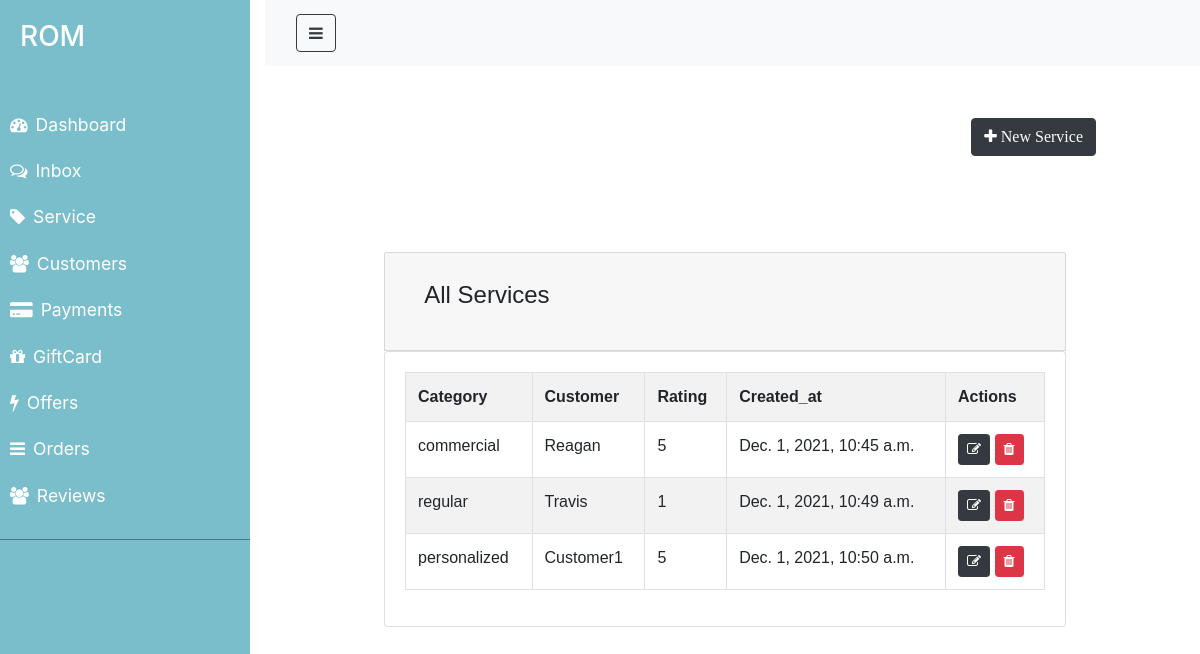
The app's page /service/, older data.
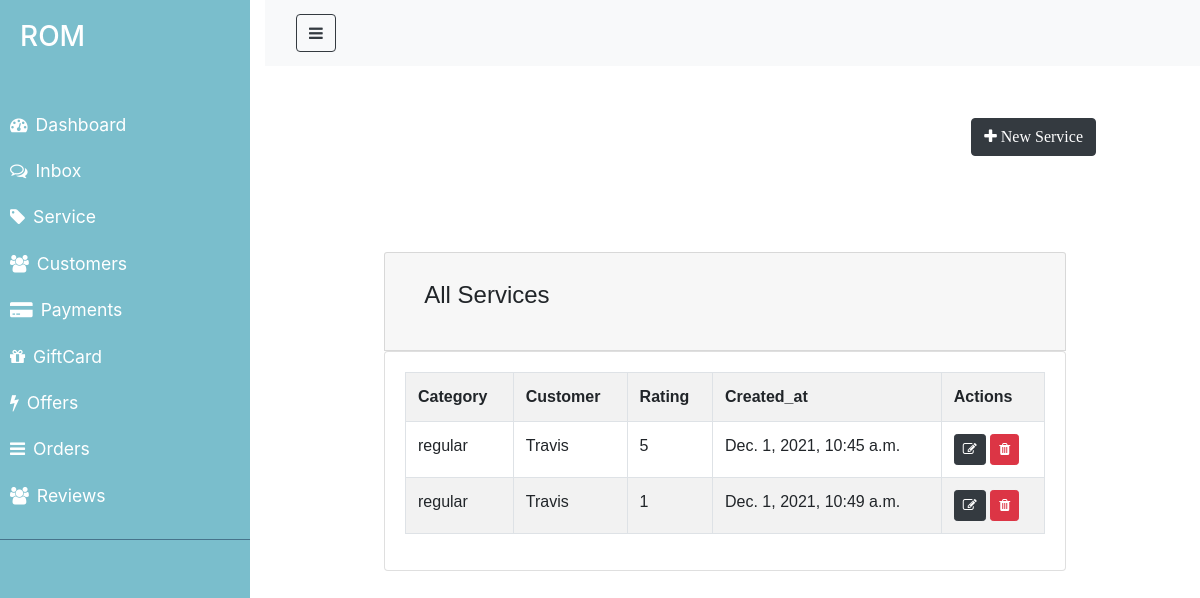
The same page, newer data.
### ROM/models.py (models this page shows, shortened)
class Service(models.Model):
    CATEGORY=(
        ('regular', 'regular'),
        ('commercial', 'commercial'),
        ('personalized','personalized'),
    )
    category=models.CharField(max_length=100, null=False, blank=False,choices=CATEGORY, default='regular')
    description=models.TextField(null=False, blank=False)
    customer_id=models.ForeignKey('Customer',on_delete=models.CASCADE, blank=True,null=True)
    rating=models.IntegerField(null=True, blank=True)
    created_at=models.DateTimeField(auto_now_add=True)
    updated_at= models.DateTimeField(auto_now=True)

class Customer(models.Model):
    name=models.CharField(max_length=100, null=False, blank=False)
    email=models.CharField(max_length=100, null=False, blank=False)
    phone_number=models.IntegerField(null= True, blank= True)
    created_at=models.DateTimeField(auto_now_add=True)
    def __str__(self):
        return self.name

### ROM/views.py (the view)
# urls.py: path('service/', views.service, name="service"),
def service(request):
   service = Service.objects.all()
   context={'service': service}
   return render(request, 'ROM/admin/service.html', context)

### ROM/templates/ROM/admin/service.html (shortened to what this page needs)
{% extends 'ROM/admin/layouts/admin_master.html' %}
{% block content %}
<div class= "container ">
    <div class="row  justify-content-end my-5">
        <div class="row my-5">
            <button class="btn btn-dark ml-auto" data-toggle="modal"
                data-target="#paymentModal">
                <i class ="fa fa-plus" aria-hidden="true"> New Service </i>
            </button>
        </div>
    </div>
        <div class="row justify-content-center my-5">
            <div class="col-lg-12 ">
                <div class=" card card-header">
                    <h4 class="card-title">All Services</h4>
                </div>
                <div class="card card-body d-flex">
                    <table  class="table table-hover table-bordered table-striped">
                        <tr>
                            <th>Category</th>
                            <th>Customer</th>
                            <th>Rating</th>
                            <th>Created_at</th>
                            <th>Actions</th>
                        </tr>
                        {% for service in service %}
                            <tr>
                                <td>{{service.category}}</td>
                                <td>{{service.customer_id}}</td>
                                <td>{{service.rating}}</td>
                                <td>{{service.created_at}}</td>
                                <td>
                                    <a href="{% url 'update_service' service.id %}"
                                     class="btn btn-dark btn-sm">
                                      <i class="fa fa-edit"></i>
                                    </a>
                                    <a href="{% url 'delete_service' service.id %}"
                                    class="btn btn-danger btn-sm">
                                     <i class="fa fa-trash"></i>
                                   </a>
                                </td>
                            </tr>
                        {% endfor %}
                    </table>
                </div>
            </div>
        </div>
</div>
{% endblock %}

Row changes from the older to the newer data that the page shows:
removed Service: category "personalized", customer_id "Customer1", rating "5", created_at "Dec. 1, 2021, 10:50 a.m."
changed Service "Dec. 1, 2021, 10:45 a.m.": category "commercial" → "regular"; customer_id "Reagan" → "Travis"
